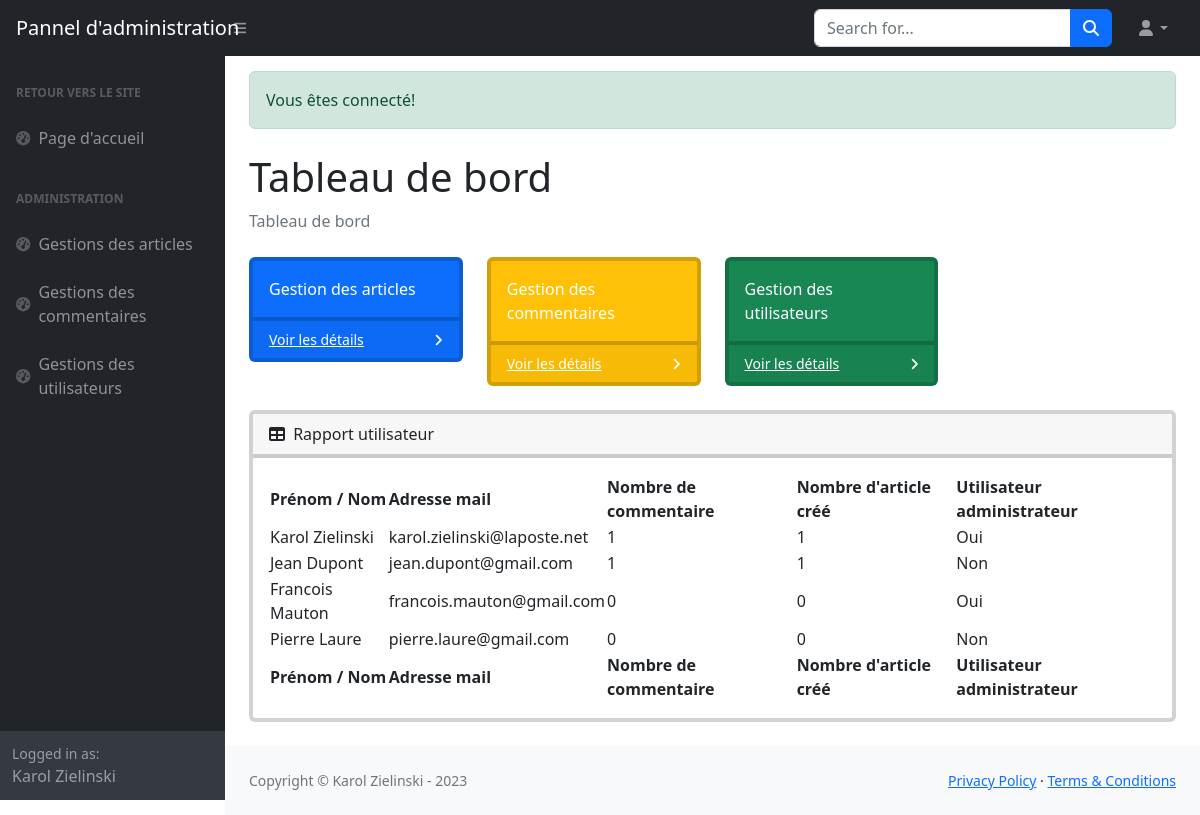
Page /admin?success=true (signed in) on the earlier database version.
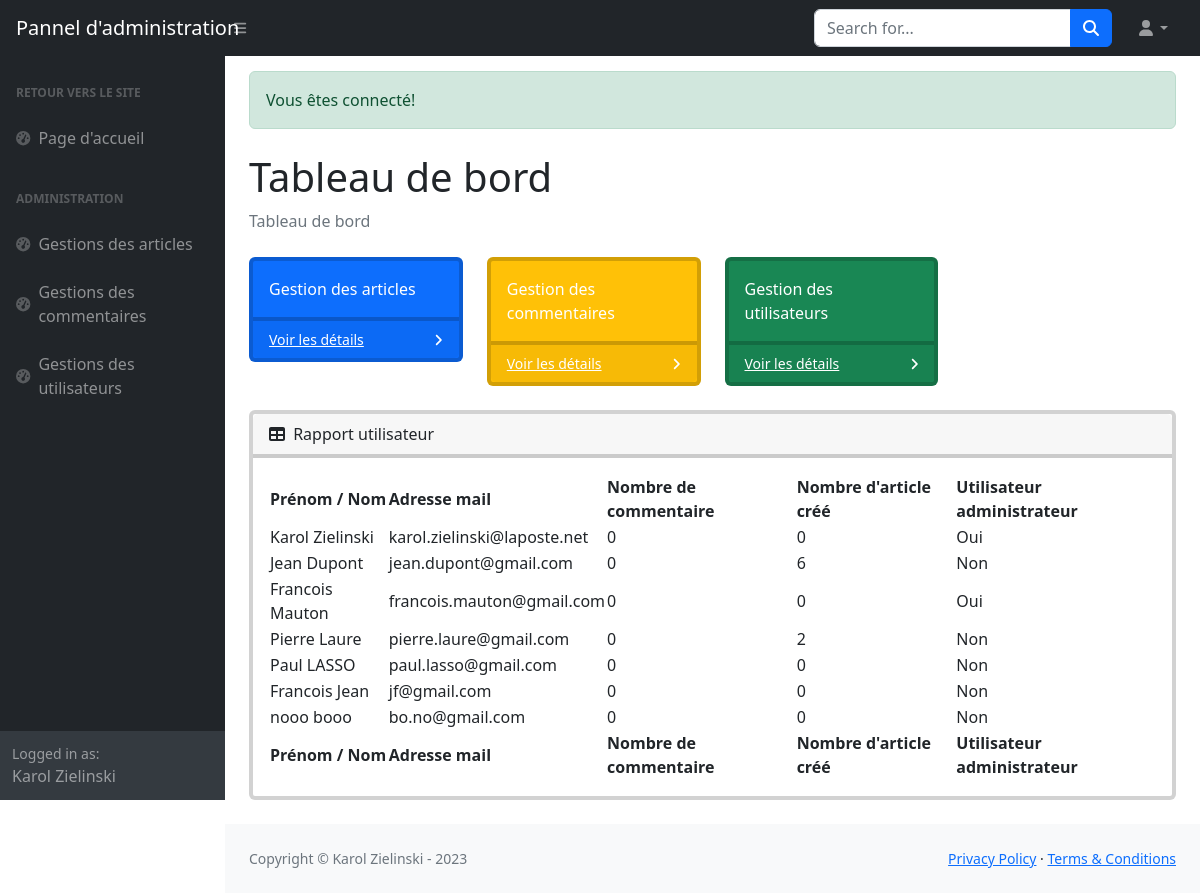
Same page on the later database version.
### tables this page shows
CREATE TABLE `users` (
  `id` int(11) NOT NULL,
  `firstname` varchar(255) DEFAULT NULL,
  `lastname` varchar(255) DEFAULT NULL,
  `email` varchar(255) DEFAULT NULL,
  `password` varchar(255) DEFAULT NULL,
  `avatar` varchar(255) DEFAULT NULL,
  `is_admin` int(11) DEFAULT NULL,
  `is_enable` int(11) DEFAULT NULL
);

### src/controllers/MainController.php (called while the page is built, shortened)
<?php
class MainController {
    protected $db;
    public function __construct(DBConnection $db)
    {
        $this->db = $db;
    }
    protected function adminView(string $path, array $params = null)
    {
    $path = str_replace('.', DIRECTORY_SEPARATOR, $path);
    require VIEWS . $path . '.php';
    require VIEWS . 'layout-admin.php';
    }
    protected function getDB()
    {
        return $this->db;
    }
    public function homepageAdmin()
    {
        $user = new User($this->getDB());
        $users = $user->getUsers();
        $usersWithCommentCounts = $user->getUsersWithCommentCounts();
        $usersWithPostCounts = $user->getUsersWithPostCounts();
        return $this->adminView('admin.homepage-admin', compact('users', 'usersWithCommentCounts', 'usersWithPostCounts'));
    }
}

### routes/Route.php (called while the page is built, shortened)
<?php
class Route {
    public $path;
    public $action;
    public $matches;
    public function __construct($path, $action)
    {
        $this->path = trim($path, '/');
        $this->action = $action;
    }
    public function matches(string $url)
    {
        $path = preg_replace('#:([\w]+)#', '([^/]+)', $this->path);
        $pathToMatch = "#^$path$#";
        if (preg_match($pathToMatch, $url, $matches)) {
            $this->matches = $matches;
            return true;
        }   else {
            return false;
        }
    }
    public function execute()
    {
        $params = explode('@', $this->action);
        $controller = new $params[0](new DBConnection(DB_NAME, DB_HOST, DB_USER, DB_PWD));
        $method = $params[1];
        return isset($this->matches[1]) ? $controller->$method($this->matches[1]) :
        $controller->$method();
    }
}

### routes/Router.php (called while the page is built, shortened)
<?php
class Router {
    public $url;
    public $routes = [];
    public function __construct($url)
    {
        $this->url = $url;
    }
    public function get(string $path, string $action)
    {
        $this->routes['GET'][] = new Route($path, $action);
    }
    public function post(string $path, string $action)
    {
        $this->routes['POST'][] = new Route($path, $action);
    }
    public function run()
    {
        foreach ($this->routes[$_SERVER['REQUEST_METHOD']] as $route) {
            if ($route->matches($this->url)) {
                return $route->execute();
            }
        }
        return header('HTTP/1.0 404 Not Found');
    }
}

### public/index.php (called while the page is built, shortened)
<?php
$router = new Router($_GET['url']);
$router->get('/', 'src\controllers\MainController@homepage');
$router->get('/', 'src\controllers\UserController@loginPost');
$router->get('/posts', 'src\controllers\PostController@posts');
$router->get('/post/:id', 'src\controllers\PostController@show');
$router->post('/post/:id', 'src\controllers\CommentController@commentPost');
$router->get('/login', 'src\controllers\UserController@login');
$router->post('/login', 'src\controllers\UserController@loginPost');
$router->get('/signin', 'src\controllers\UserController@signIn');
$router->post('/signin', 'src\controllers\UserController@signInPost');
$router->get('/logout', 'src\controllers\UserController@logout');
$router->get('/admin', 'src\controllers\PostController@homepageAdmin');
$router->get('/admin/posts', 'src\controllers\PostController@getAdminPosts');
$router->post('/admin/posts/delete/:id', 'src\controllers\PostController@deletePost');
$router->get('/admin/posts/edit/:id', 'src\controllers\PostController@editPost');
$router->post('/admin/posts/edit/:id', 'src\controllers\PostController@updatePost');
$router->get('/admin/posts/edit/:id', 'src\controllers\PostController@validatePost');
$router->get('/admin/comments', 'src\controllers\PostController@showCommentsByPost');
$router->get('/admin/users', 'src\controllers\UserController@getUsers');
$router->run();

### models/User.php (called while the page is built, shortened)
<?php
class User extends DBConnection {
    public function __construct(DBConnection $db)
    {
        $this->db = $db;
    }
    public function getUsers(): array
    {
        return $this->query("SELECT * FROM users", null);
    }
    public function getUsersWithCommentCounts(): array
    {
        return $this->query("SELECT u.id, u.firstname, u.lastname, u.email, u.is_admin, COUNT(c.id) as comment_count
                FROM users u
                LEFT JOIN comments c ON u.id = c.id_user
                GROUP BY u.id, u.firstname, u.lastname, u.email, u.is_admin", null);
    }
    public function getUsersWithPostCounts(): array
    {
        return $this->query("SELECT u.id, u.firstname, u.lastname, u.email, u.is_admin, COUNT(p.id) as post_count
        FROM users u
        LEFT JOIN posts p ON u.id = p.id_user
        GROUP BY u.id, u.firstname, u.lastname, u.email, u.is_admin", null);
    }
}

### models/DBConnection.php (called while the page is built, shortened)
<?php
class DBConnection
{
    private $dbname;
    private $host;
    private $username;
    private $password;
    private $pdo;
    protected $db;
    public function __construct(string $dbname, string $host, string $username, string $password)
    {
        $this->dbname = $dbname;
        $this->host = $host;
        $this->username = $username;
        $this->password = $password;
    }
    public function getPDO(): PDO
    {
        return $this->pdo ?? $this->pdo = new PDO("mysql:dbname={$this->dbname};host={$this->host}", $this->username, $this->password, [
            PDO::ATTR_ERRMODE => PDO::ERRMODE_EXCEPTION,
            PDO::ATTR_DEFAULT_FETCH_MODE => PDO::FETCH_OBJ,
            PDO::MYSQL_ATTR_INIT_COMMAND => 'SET CHARACTER SET UTF8'
        ]);
    }
    public function query(string $sql, int $param = null, bool $single = null)
    {
        $method = is_null($param) ? 'query' : 'prepare';
        $fetch = is_null($single) ? 'fetchAll' : 'fetch';
        $stmt = $this->db->getPDO()->$method($sql);
        $stmt->setFetchMode(PDO::FETCH_CLASS, get_class($this), [$this->db]);
        if ($method === 'query') {
            return $stmt->$fetch();
        }   else {
            $stmt->execute([$param]);
            return $stmt->$fetch();
        }
    }
}

### views/admin/homepage-admin.php (the view, shortened to what the changed rows need)
<!DOCTYPE html>
<html lang="en">
    <head>
    </head>
    <body class="sb-nav-fixed">
        <main>
            <div class="container-fluid px-4">
                <h1 class="mt-4">Tableau de bord</h1>
                <div class="card mb-4">
                    <div class="card-body">
                        <table id="datatablesSimple">
                            <thead>
                                <tr>
                                    <th>Prénom / Nom</th>
                                    <th>Adresse mail</th>
                                    <th>Nombre de commentaire</th>
                                    <th>Nombre d'article créé</th>
                                    <th>Utilisateur administrateur</th>
                                </tr>
                            </thead>
                            <tfoot>
                                <tr>
                                    <th>Prénom / Nom</th>
                                    <th>Adresse mail</th>
                                    <th>Nombre de commentaire</th>
                                    <th>Nombre d'article créé</th>
                                    <th>Utilisateur administrateur</th>
                                </tr>
                            </tfoot>
                            <tbody>
                                <?php foreach ($params['users'] as $key => $user): ?>
                                <tr>
                                    <td><?= $user->firstname . ' ' . $user->lastname ?></td>
                                    <td><?= $user->email ?></td>
                                    <td><?= $params['usersWithCommentCounts'][$key]->comment_count ?></td>
                                    <td><?= $params['usersWithPostCounts'][$key]->post_count ?></td>
                                    <td><?= $user->is_admin ? 'Oui' : 'Non' ?></td>
                                </tr>
                                <?php endforeach ?>
                            </tbody>
                        </table>
                    </div>
                </div>
            </div>
        </main>
    </body>
</html>

Differences in the rows shown:
changed users "Karol": comment_count "1" → "0"; post_count "1" → "0"
computed for users "Dupont": comment_count "1" → "0"; post_count "1" → "6"
computed for users "Pierre": post_count "0" → "2"
added users: firstname "Paul", lastname "LASSO", email "paul.lasso@gmail.com", comment_count "0", post_count "0", shows "Non"
added users: firstname "Francois", lastname "Jean", email "jf@gmail.com", comment_count "0", post_count "0", is_admin "Non"
added users: firstname "nooo", lastname "booo", email "bo.no@gmail.com", comment_count "0", post_count "0", is_admin "Non"
